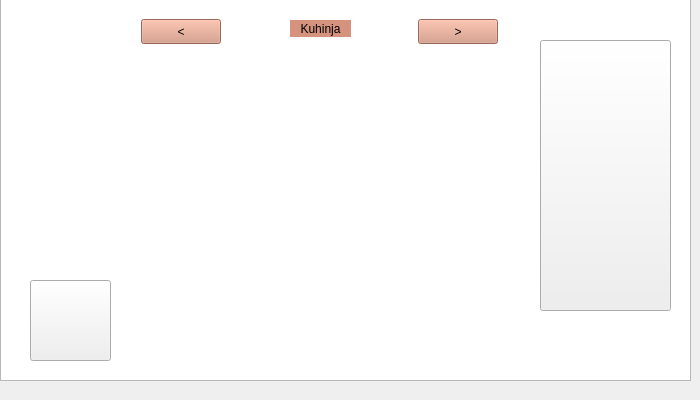
    <widget class="QWidget" name="page_kuhinja">
     <property name="styleSheet">
      <string notr="true"/>
     </property>
     <widget class="QGraphicsView" name="graphicsView_kuhinja">
      <property name="geometry">
       <rect>
        <x>0</x>
        <y>-10</y>
        <width>691</width>
        <height>391</height>
       </rect>
      </property>
     </widget>
     <widget class="QPushButton" name="pushButton_kuh_1">
      <property name="geometry">
       <rect>
        <x>141</x>
        <y>19</y>
        <width>80</width>
        <height>25</height>
       </rect>
      </property>
      <property name="styleSheet">
       <string notr="true">background-color: rgb(213, 147, 125);
font: 75 italic 17pt &quot;Ubuntu Mono&quot;;</string>
      </property>
      <property name="text">
       <string>&lt;</string>
      </property>
     </widget>
     <widget class="QLabel" name="label_kuh">
      <property name="geometry">
       <rect>
        <x>290</x>
        <y>20</y>
        <width>61</width>
        <height>17</height>
       </rect>
      </property>
      <property name="autoFillBackground">
       <bool>false</bool>
      </property>
      <property name="styleSheet">
       <string notr="true">background-color: rgb(213, 147, 125);
font: 75 italic 17pt &quot;Ubuntu Mono&quot;;</string>
      </property>
      <property name="text">
       <string>Kuhinja</string>
      </property>
      <property name="alignment">
       <set>Qt::AlignCenter</set>
      </property>
      <property name="wordWrap">
       <bool>true</bool>
      </property>
      <property name="indent">
       <number>-1</number>
      </property>
     </widget>
     <widget class="QPushButton" name="pushButton_kuh_2">
      <property name="geometry">
       <rect>
        <x>418</x>
        <y>19</y>
        <width>80</width>
        <height>25</height>
       </rect>
      </property>
      <property name="styleSheet">
       <string notr="true">background-color: rgb(213, 147, 125);
font: 75 italic 17pt &quot;Ubuntu Mono&quot;;</string>
      </property>
      <property name="text">
       <string>&gt;</string>
      </property>
     </widget>
     <widget class="QPushButton" name="pushButton_fr">
      <property name="geometry">
       <rect>
        <x>540</x>
        <y>40</y>
        <width>131</width>
        <height>271</height>
       </rect>
      </property>
      <property name="styleSheet">
       <string notr="true">border-image: url(:/images/fridge_1.jpg);



</string>
      </property>
      <property name="text">
       <string/>
      </property>
     </widget>
     <widget class="QPushButton" name="pushButton_pro">
      <property name="geometry">
       <rect>
        <x>30</x>
        <y>280</y>
        <width>81</width>
        <height>81</height>
       </rect>
      </property>
      <property name="styleSheet">
       <string notr="true">border-image: url(:/images/shop_1.jpg);</string>
      </property>
      <property name="text">
       <string/>
      </property>
     </widget>
    </widget>
